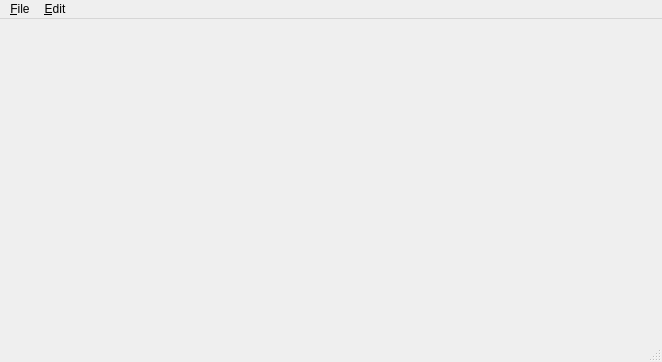
<?xml version="1.0" encoding="UTF-8"?>
<ui version="4.0">
 <class>MainWindow</class>
 <widget class="QMainWindow" name="MainWindow">
  <property name="geometry">
   <rect>
    <x>0</x>
    <y>0</y>
    <width>662</width>
    <height>362</height>
   </rect>
  </property>
  <property name="windowTitle">
   <string>MainWindow</string>
  </property>
  <widget class="QWidget" name="centralwidget">
   <layout class="QGridLayout" name="gridLayout">
    <item row="0" column="0">
     <widget class="QLabel" name="label">
      <property name="text">
       <string/>
      </property>
     </widget>
    </item>
    <item row="0" column="1">
     <widget class="QLabel" name="label_2">
      <property name="text">
       <string/>
      </property>
     </widget>
    </item>
   </layout>
  </widget>
  <widget class="QMenuBar" name="menubar">
   <property name="geometry">
    <rect>
     <x>0</x>
     <y>0</y>
     <width>662</width>
     <height>22</height>
    </rect>
   </property>
   <widget class="QMenu" name="menu_File">
    <property name="title">
     <string>&amp;File</string>
    </property>
    <addaction name="actionOpen"/>
    <addaction name="action_Save"/>
   </widget>
   <widget class="QMenu" name="menu_Reducting">
    <property name="title">
     <string>&amp;Edit</string>
    </property>
    <addaction name="action_remove_blue"/>
    <addaction name="action_sharpen"/>
    <addaction name="action_edge_detection"/>
    <addaction name="action_gaussian_blur"/>
    <addaction name="action_crop"/>
   </widget>
   <addaction name="menu_File"/>
   <addaction name="menu_Reducting"/>
  </widget>
  <widget class="QStatusBar" name="statusbar"/>
  <action name="actionOpen">
   <property name="text">
    <string>&amp;Open</string>
   </property>
  </action>
  <action name="action_remove_blue">
   <property name="text">
    <string>&amp;remove blue</string>
   </property>
  </action>
  <action name="action_sharpen">
   <property name="text">
    <string>&amp;sharpen</string>
   </property>
  </action>
  <action name="action_Save">
   <property name="text">
    <string>&amp;Save</string>
   </property>
  </action>
  <action name="action_edge_detection">
   <property name="text">
    <string>&amp;edge detection</string>
   </property>
  </action>
  <action name="action_gaussian_blur">
   <property name="text">
    <string>&amp;gaussian blur</string>
   </property>
  </action>
  <action name="action_crop">
   <property name="text">
    <string>&amp;crop</string>
   </property>
  </action>
 </widget>
 <resources/>
 <connections/>
</ui>
